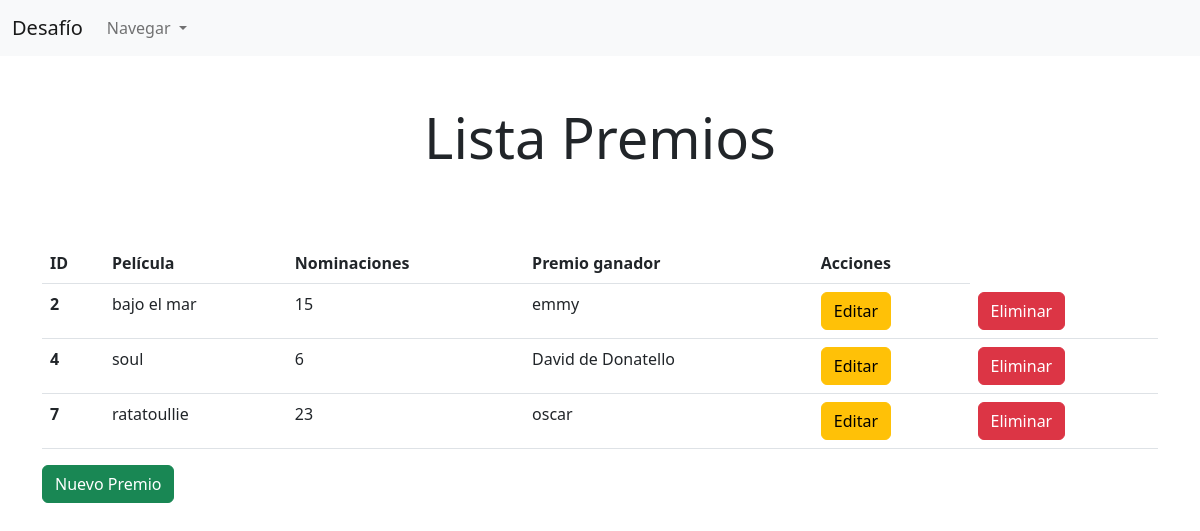
The page /listaPremios/ on the database its author committed.
### peliculas/models.py (models this page shows, shortened)
class tablaPremio(models.Model):
    premio_ganador = models.CharField(max_length=200)
    cantidad_nominaciones = models.IntegerField()
    pelicula = models.ForeignKey(tablaPelicula, models.CASCADE, blank=True, null=True)

class tablaPelicula(models.Model):
    nombre_pelicula = models.CharField(max_length=200)
    descripcion = models.CharField(max_length=200)
    genero = models.CharField(max_length=200)
    clob = models.ImageField(upload_to='img', null=True)
    persona = models.ForeignKey(tablaPersona, models.CASCADE, blank=True, null=True)
    def __str__(self):
        return "{}".format(self.nombre_pelicula)

### peliculas/views.py (the view)
# urls.py: path('listaPremios/', premioView.listarPremio, name='listaPremios'),
    def listarPremio(request):
        premio = tablaPremio.objects.all()
        return render(request, 'listaPremios.html', {'premios':premio})

### peliculas/templates/listaPremios.html (shortened to what this page needs)
{% extends 'base.html' %}
{% load crispy_forms_tags %}
{% block content %}
<br>
<h1 class="text-center display-4 my-4">Lista Premios</h1>
<br>
<br>
<div class="container">
    <table class="table">
        <thead>
            <tr>
                <th scope="col">ID</th>
                <th scope="col">Película</th>
                <th scope="col">Nominaciones</th>
                <th scope="col">Premio ganador</th>
                <th scope="col">Acciones</th>
            </tr>
        </thead>
        <tbody>
            {% for premio in premios %}
            <tr>
                <th scope="row"> {{ premio.id }} </th>
                <td> {{ premio.pelicula }} </td>
                <td> {{ premio.cantidad_nominaciones }} </td>
                <td> {{ premio.premio_ganador }} </td>
                <td> <a class="btn btn-warning" href="{% url 'editarPremio' premio.id %}">Editar</a> </td>
                <td> <a class="btn btn-danger" href="{% url 'eliminarPremio' premio.id %}">Eliminar</a> </td>
            </tr>
            {% endfor %}
        </tbody>
    </table>
    <a class="btn btn-success" href="{% url 'registrarPremio' %}">Nuevo Premio</a>
</div>
{% endblock %}

### rows shown on the page
tablaPremio: id "2", pelicula "bajo el mar", cantidad_nominaciones "15", premio_ganador "emmy"
tablaPremio: id "4", pelicula "soul", cantidad_nominaciones "6", premio_ganador "David de Donatello"
tablaPremio: id "7", pelicula "ratatoullie", cantidad_nominaciones "23", premio_ganador "oscar"
